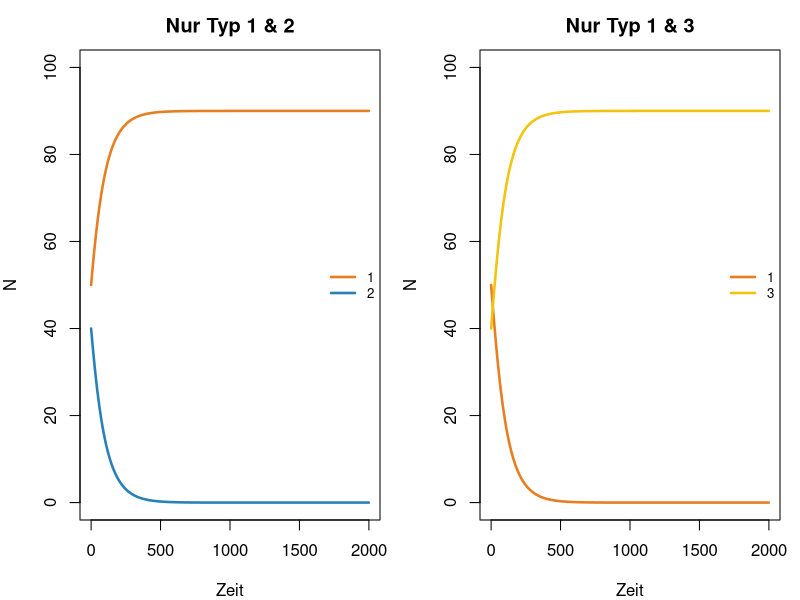
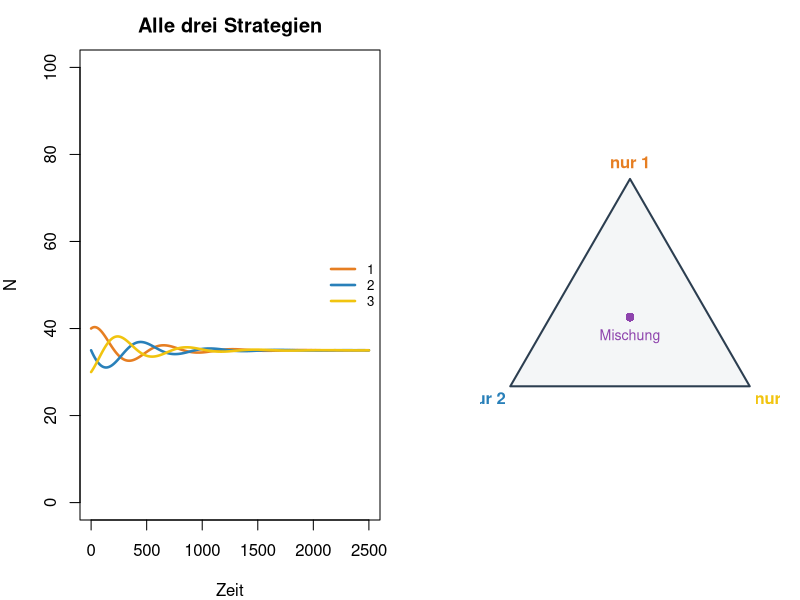
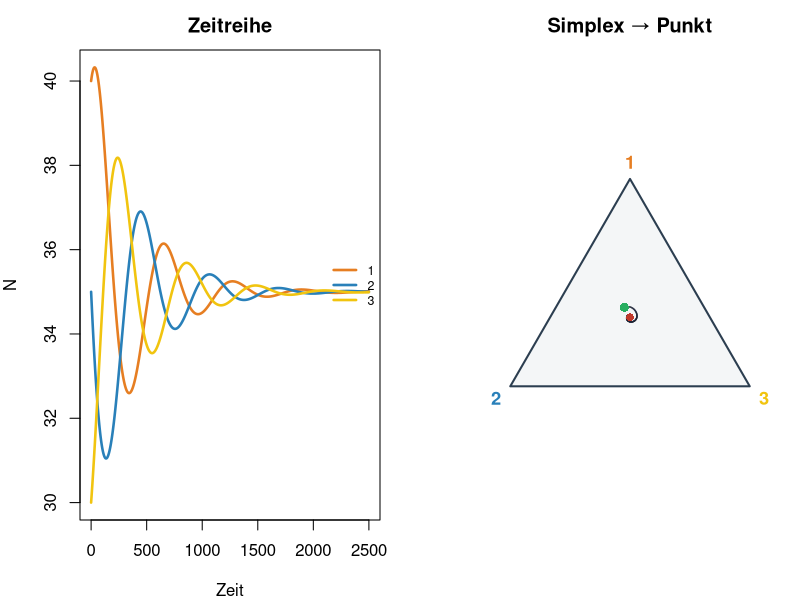
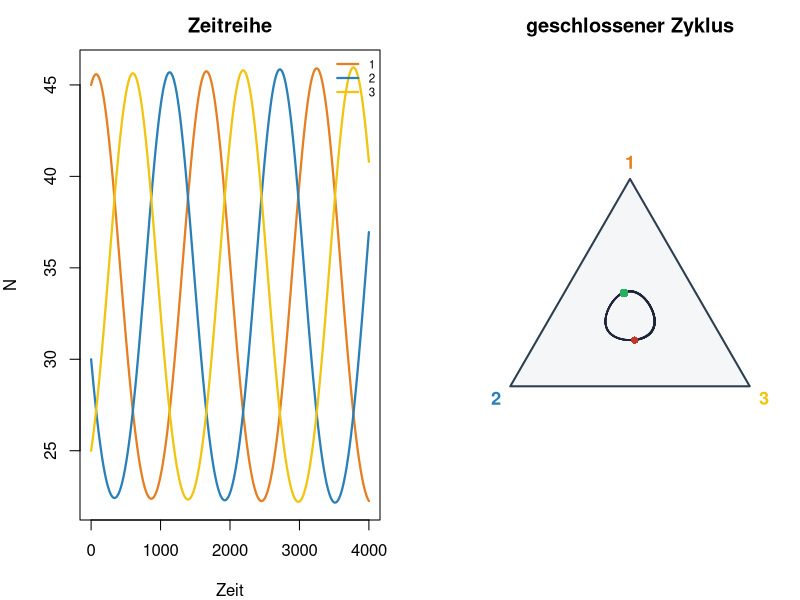
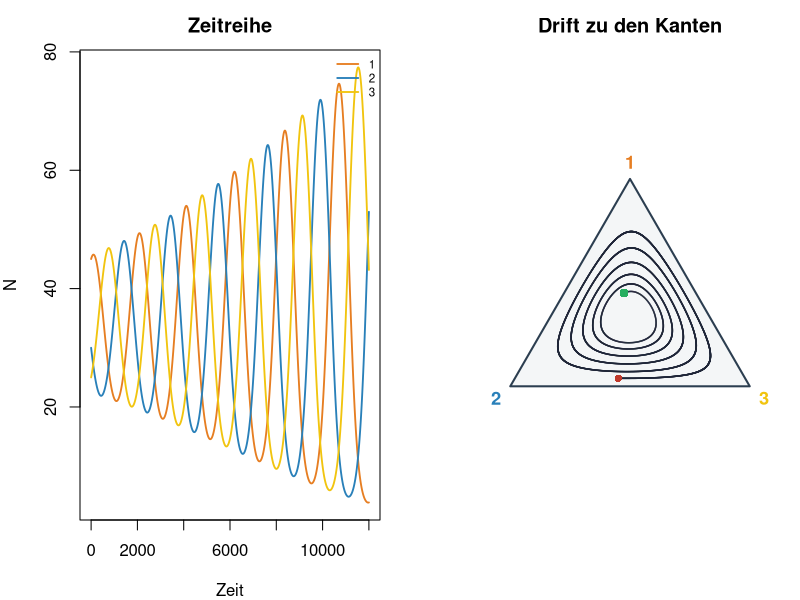
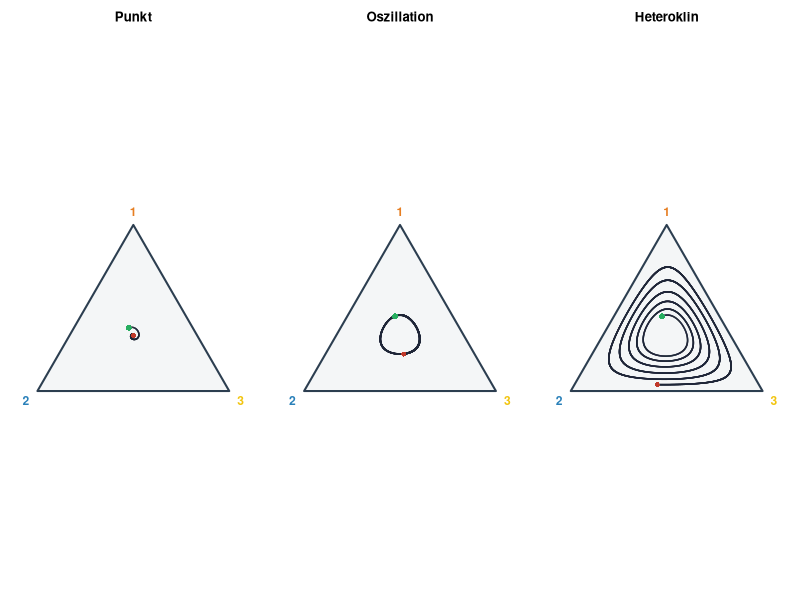

Write the R code that produced these figures, in order.
## ---- chunk 1
#| fig-height: 3.5
#| fig-width: 8.5
next_rps <- function(N, r, A, C = 2) {
  sN <- sum(N)
  if (sN <= 0) return(N)
  p <- N / sN
  W <- C - as.numeric(A %*% p)
  Wbar <- sum(p * W)
  pmax(N + r * N * (W - Wbar), 0)
}
sim_n <- function(A, N0, T = 2000, r = 0.05) {
  n <- length(N0)
  N <- matrix(0, T + 1, n)
  N[1, ] <- N0
  for (t in 1:T) N[t + 1, ] <- next_rps(N[t, ], r, A)
  data.frame(time = 0:T, N)
}
A_rps <- matrix(c(1, 0.5, 1.2,
                  1.2, 1, 0.5,
                  0.5, 1.2, 1), 3, 3, byrow = TRUE)
cols <- c("#e67e22", "#2980b9", "#f1c40f")
par(mfrow = c(1, 2), mar = c(4, 4, 2.5, 1))
d1 <- sim_n(A_rps[1:2, 1:2], c(50, 40))
matplot(d1$time, d1[, -1], type = "l", lty = 1, lwd = 2.5,
        col = cols[1:2], ylim = c(0, 100), xlab = "Zeit", ylab = "N",
        main = "Nur Typ 1 & 2")
legend("right", c("1", "2"), col = cols[1:2], lty = 1, lwd = 2.5, bty = "n", cex = 0.8)
d2 <- sim_n(A_rps[c(1, 3), c(1, 3)], c(50, 40))
matplot(d2$time, d2[, -1], type = "l", lty = 1, lwd = 2.5,
        col = cols[c(1, 3)], ylim = c(0, 100), xlab = "Zeit", ylab = "N",
        main = "Nur Typ 1 & 3")
legend("right", c("1", "3"), col = cols[c(1, 3)], lty = 1, lwd = 2.5, bty = "n", cex = 0.8)
## ---- chunk 2
#| fig-height: 3.4
#| fig-width: 8
d3 <- sim_n(A_rps, c(40, 35, 30), T = 2500)
matplot(d3$time, d3[, -1], type = "l", lty = 1, lwd = 2.5, col = cols,
        ylim = c(0, 100), xlab = "Zeit", ylab = "N",
        main = "Alle drei Strategien")
legend("right", c("1", "2", "3"), col = cols, lty = 1, lwd = 2.5, bty = "n", cex = 0.8)
## ---- chunk 3
#| fig-height: 3.2
#| fig-width: 5.5
cols <- c("#e67e22", "#2980b9", "#f1c40f")
v1 <- c(0.5, sqrt(3) / 2); v2 <- c(0, 0); v3 <- c(1, 0)
plot(NA, xlim = c(-0.08, 1.08), ylim = c(-0.12, sqrt(3) / 2 + 0.1),
     asp = 1, axes = FALSE, xlab = "", ylab = "",
     main = "")
polygon(c(v1[1], v2[1], v3[1]), c(v1[2], v2[2], v3[2]),
        border = "#2c3e50", lwd = 2, col = "#f4f6f7")
text(v1[1], v1[2] + 0.07, "nur 1", col = cols[1], font = 2)
text(v2[1] - 0.02, v2[2] - 0.05, "nur 2", col = cols[2], font = 2, adj = 1)
text(v3[1] + 0.02, v3[2] - 0.05, "nur 3", col = cols[3], font = 2, adj = 0)
mid <- c(0.5, sqrt(3) / 6)
points(mid[1], mid[2], pch = 16, cex = 1.2, col = "#8e44ad")
text(mid[1], mid[2] - 0.08, "Mischung", col = "#8e44ad", cex = 0.85)
## ---- chunk 4
#| fig-height: 3.3
#| fig-width: 9
to_simplex_xy <- function(N) {
  N <- as.matrix(N)
  s <- pmax(rowSums(N), 1e-12)
  f <- N / s
  v1 <- c(0.5, sqrt(3) / 2); v2 <- c(0, 0); v3 <- c(1, 0)
  cbind(x = f[, 1] * v1[1] + f[, 2] * v2[1] + f[, 3] * v3[1],
        y = f[, 1] * v1[2] + f[, 2] * v2[2] + f[, 3] * v3[2])
}
plot_simplex_traj <- function(df, main = "", fade = TRUE) {
  xy <- to_simplex_xy(df[, -1, drop = FALSE])
  v1 <- c(0.5, sqrt(3) / 2); v2 <- c(0, 0); v3 <- c(1, 0)
  plot(NA, xlim = c(-0.08, 1.08), ylim = c(-0.12, sqrt(3) / 2 + 0.1),
       asp = 1, axes = FALSE, xlab = "", ylab = "", main = main)
  polygon(c(v1[1], v2[1], v3[1]), c(v1[2], v2[2], v3[2]),
          border = "#2c3e50", lwd = 2, col = "#f4f6f7")
  text(v1[1], v1[2] + 0.07, "1", col = cols[1], font = 2, cex = 1.1)
  text(v2[1] - 0.06, v2[2] - 0.05, "2", col = cols[2], font = 2, cex = 1.1)
  text(v3[1] + 0.06, v3[2] - 0.05, "3", col = cols[3], font = 2, cex = 1.1)
  n <- nrow(xy)
  if (fade && n > 40) {
    for (i in seq_len(n - 1)) {
      a <- 0.12 + 0.78 * (i / n)
      segments(xy[i, 1], xy[i, 2], xy[i + 1, 1], xy[i + 1, 2],
               col = rgb(0.12, 0.15, 0.22, a), lwd = 1.5)
    }
  } else {
    lines(xy[, 1], xy[, 2], lwd = 2, col = "#2c3e50")
  }
  points(xy[1, 1], xy[1, 2], pch = 16, col = "#27ae60", cex = 1.2)
  points(xy[n, 1], xy[n, 2], pch = 16, col = "#c0392b", cex = 1.0)
}
par(mfrow = c(1, 2), mar = c(4, 4, 2.5, 1))
matplot(d3$time, d3[, -1], type = "l", lty = 1, lwd = 2.5, col = cols,
        xlab = "Zeit", ylab = "N", main = "Zeitreihe")
legend("right", c("1", "2", "3"), col = cols, lty = 1, lwd = 2.5, bty = "n", cex = 0.75)
plot_simplex_traj(d3, main = "Simplex → Punkt")
## ---- chunk 5
#| fig-height: 3.3
#| fig-width: 9
A_osc <- matrix(c(1, 0.65, 1.35,
                  1.35, 1, 0.65,
                  0.65, 1.35, 1), 3, 3, byrow = TRUE)
d_osc <- sim_n(A_osc, c(45, 30, 25), T = 4000, r = 0.02)
par(mfrow = c(1, 2), mar = c(4, 4, 2.5, 1))
matplot(d_osc$time, d_osc[, -1], type = "l", lty = 1, lwd = 2.2, col = cols,
        xlab = "Zeit", ylab = "N", main = "Zeitreihe")
legend("topright", c("1", "2", "3"), col = cols, lty = 1, lwd = 2.2, bty = "n", cex = 0.7)
plot_simplex_traj(d_osc, main = "geschlossener Zyklus")
## ---- chunk 6
#| fig-height: 3.3
#| fig-width: 9
A_het <- matrix(c(1, 0.65, 1.40,
                  1.40, 1, 0.65,
                  0.65, 1.40, 1), 3, 3, byrow = TRUE)
d_het <- sim_n(A_het, c(45, 30, 25), T = 12000, r = 0.015)
par(mfrow = c(1, 2), mar = c(4, 4, 2.5, 1))
matplot(d_het$time, d_het[, -1], type = "l", lty = 1, lwd = 1.8, col = cols,
        xlab = "Zeit", ylab = "N", main = "Zeitreihe")
legend("topright", c("1", "2", "3"), col = cols, lty = 1, lwd = 1.8, bty = "n", cex = 0.7)
plot_simplex_traj(d_het, main = "Drift zu den Kanten")
## ---- chunk 7
#| fig-height: 3.4
#| fig-width: 9.5
par(mfrow = c(1, 3), mar = c(1, 1, 2.5, 1))
plot_simplex_traj(d3, main = "Punkt")
plot_simplex_traj(d_osc, main = "Oszillation")
plot_simplex_traj(d_het, main = "Heteroklin")
